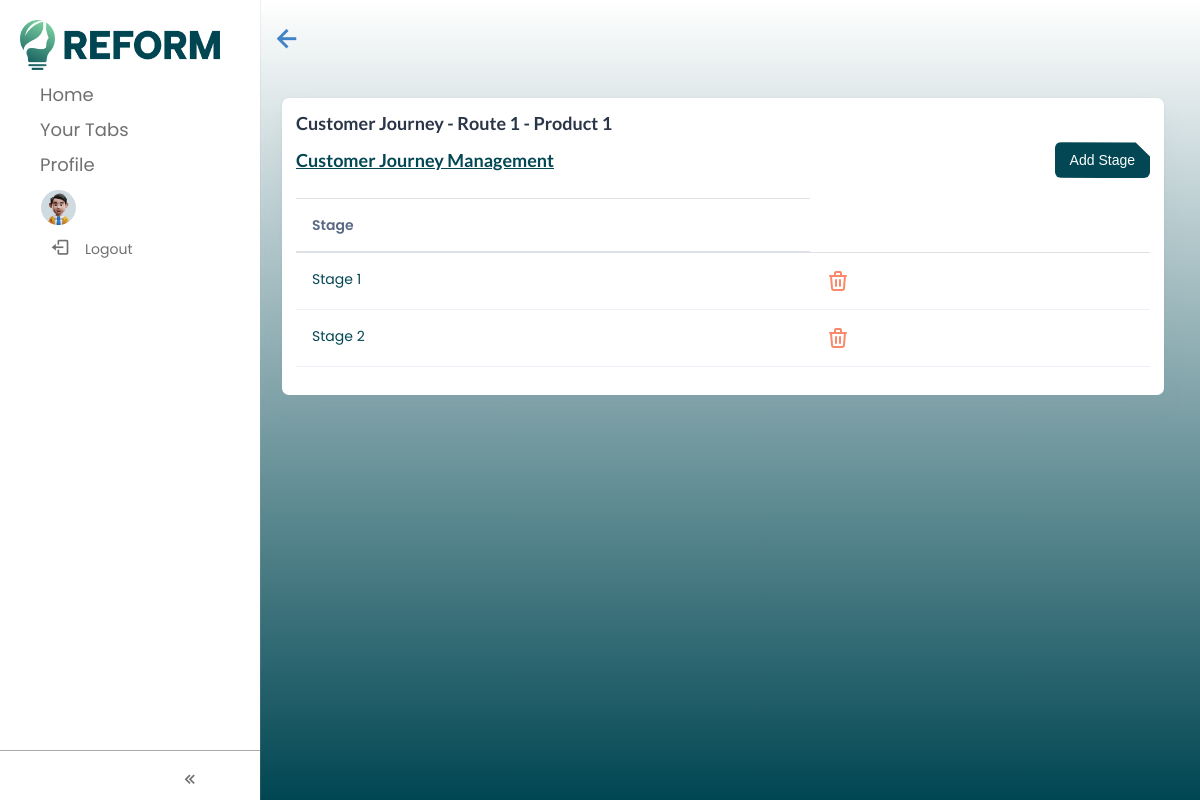
The page /cj_product/1/1 on the database its author committed.
### funding_route_app/models.py (models this page shows, shortened)
class Route(models.Model):
    name = models.CharField(max_length=999, blank= True, null=True)
    managed_by = models.CharField(max_length=999, blank= True, null=True)
    main_contact = models.CharField(max_length=999, blank= True, null=True)
    telephone = models.CharField(max_length=15, blank= True, null=True)
    email = models.EmailField(max_length=255)
    council = models.ManyToManyField('region_app.Councils',related_name='routes')
    description = models.CharField(max_length=999, blank= True, null=True)
    documents = models.ManyToManyField('home.Document',related_name='route')
    order = models.IntegerField(blank=True, null=True)
    global_archive = models.BooleanField(default=False)
    product = models.ManyToManyField("product_app.Product", related_name="route")

### product_app/models.py (models this page shows, shortened)
class Product(models.Model):
    name = models.CharField(max_length=255, blank=True, null=True,)
    description = models.CharField(max_length=999, blank=True, null=True,)
    global_archive = models.BooleanField(default=False)
    documents = models.ManyToManyField("home.Document", related_name="product",)
    council = models.ManyToManyField(Councils, related_name="product",)
    stage = models.ManyToManyField("home.Stage", related_name="product")

### customer_journey_app/models.py (models this page shows)
class CJStage(models.Model):
    route = models.ForeignKey(
        'funding_route_app.Route',
        on_delete=models.SET_NULL,
        null=True,
        blank=True,
        related_name="CJStage",
    )
    product = models.ForeignKey(
        'product_app.Product',
        on_delete=models.SET_NULL,
        null=True,
        blank=True,
        related_name="CJStage",
    )
    stage = models.ForeignKey(
        Stage,
        on_delete=models.SET_NULL,
        null=True,
        blank=True,
        related_name="CJStage",
    )
    client = models.ForeignKey(
        'client_app.Clients',
        on_delete=models.SET_NULL,
        null=True,
        blank=True,
        related_name="CJStage",
    )
    question = models.ForeignKey("question_actions_requirements_app.Questions", on_delete=models.SET_NULL, null=True, blank=True)
    questions = models.JSONField(blank=True, null=True)
    order = models.IntegerField(blank=True, null=True)
    role = models.ForeignKey(Role, on_delete=models.SET_NULL, null=True, blank=True)

### home/models.py (models this page shows, shortened)
class Stage(models.Model):
    name = models.CharField(max_length=999, blank= True, null=True)
    council = models.ForeignKey('region_app.Councils', related_name='stage', on_delete=models.SET_NULL, blank=True, null=True)
    order = models.IntegerField(blank=True, null=True)
    description = models.CharField(max_length=999, blank=True, null=True)
    fields = models.JSONField(blank= True, null=True)
    client = models.ForeignKey('client_app.Clients', related_name='stage', on_delete=models.SET_NULL, blank=True, null=True)
    global_archive = models.BooleanField(default=False)
    documents = models.ManyToManyField(
        "home.Document", related_name="stage",
    )
    templateable = models.BooleanField(default=False)
    question = models.ManyToManyField("question_actions_requirements_app.Questions", related_name="stage")

### customer_journey_app/views.py (the view, shortened to what this page needs)
def cj_product(request ,route_id ,product_id):
    route = Route.objects.get(pk=route_id)
    product = Product.objects.get(pk=product_id)
    stages = Stage.objects.all().filter(global_archive=False)
    roles = Role.objects.all()
    cjstages = CJStage.objects.all().filter(route=route,product=product,client=None)
    return render(
        request, "home/cj_product.html", {"product": product, "stages": stages, "route":route, "cjstages":cjstages, "roles":roles}
    )

### customer_journey_app/templates/home/cj_product.html (shortened to what this page needs)
{% extends 'base.html' %} {% load static %} {% block content %}
<div class="row container-fluid">
  <div class="container-fluid pt-4">
    <div class="card p-0">
      <div class="card-body p-3 m-0">
        <h5 class="card-title">Customer Journey - {{ route.name }} - {{ product.name }}</h5>
        <div
          class="d-sm-flex d-block align-items-center justify-content-between mb-9"
        >
          <div class="mb-3 mb-sm-0">
            <a href="{% url 'funding_route_app:funding_route' %}">
              <h5
                class="card-title fw-semibold text-primary text-decoration-underline"
              >
                Customer Journey Management
              </h5></a
            >
          </div>
          <div>
            <button type="button" class="reform_btn" data-bs-toggle="modal" data-bs-target="#addStage">
              Add Stage
            </button>
          </div>
        </div>
        <div style="overflow-x: auto">
          <table class="table" style="overflow-x: auto">
            <thead>
              <tr>
                <th>Stage</th>
              </tr>
            </thead>
            <tbody>
              {% if cjstages %} {% for stage in cjstages %}
              <tr>
                <td>
                  <a class="text-primary" href="{% url 'customer_journey_app:cj_stage' route.id product.id stage.stage.id %}">
                  {{ stage.stage.name }} </a>
                </td>
                <td><a href="/delete_cj_stage/{{ route.id }}/{{ product.id }}/{{stage.stage.id}}">
                </a></td>
              </tr>
              {% endfor %} {% else %}
              <tr
                class="text-center display-flex align-items-center justify-content-center"
              >
                <td colspan="9" class="text-center">No Stages</td>
              </tr>
              {% endif %}
            </tbody>
          </table>
        </div>
      </div>
    </div>
  </div>
</div>
{% endblock %}

### static/css/comboTreeStyle.css (style rules this page uses)
:root { --ct-bg: #fff; --ct-border-color: #e1e1e1; --ct-border-radius: 0.5rem; --ct-tree-hover: #efefef; --ct-selection: #418eff; --ct-padding: 0.5rem; }

### static/css/nav.css (style rules this page uses)
* { margin: 0; padding: 0; box-sizing: border-box; font-family: "Poppins", sans-serif; }
:root { --white-color: #fff; --blue-color: #4070f4; --grey-color: #707070; --grey-color-light: #aaa; }
body { transition: all 0.5s ease; }

### templates/base.html (style rules this page uses)
svg { cursor: pointer; }
body { background-image: linear-gradient(#fff, #004652); background-attachment: fixed; margin: 0; }
.text-primary { color: #024753 !important; }
.reform_btn { width: fit-content; padding: 10px 15px; border: none; background-color: #024753; color: white; clip-path: polygon(85% 1%, 100% 40%, 100% 100%, 0 99%, 0 0); border-radius: 6px; cursor: pointer; display: flex; align-items: center; justify-content: center; }

### rows shown on the page
Route: name "Route 1"
Product: name "Product 1"
CJStage: stage.name "Stage 1"
CJStage: stage.name "Stage 2"
